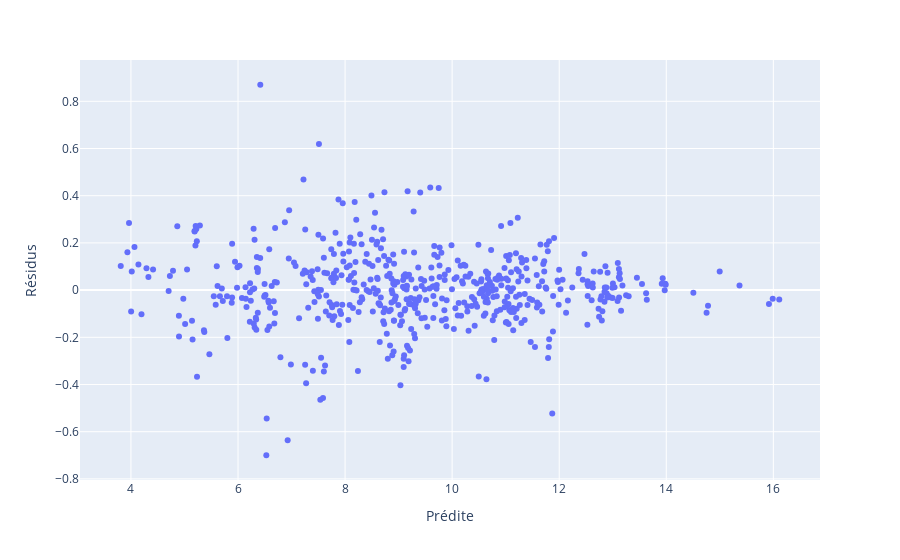

The notebook cell this image was saved under:
### Code cell
fig=px.scatter(x=prev,y=log_y_test-prev,labels={'x': 'Prédite' , 'y': 'Résidus'})
fig.show()

### Figure 1 — Plotly figure (JSON) as saved in the notebook; plotly's stock layout.template omitted (floating-point values rounded to 4 significant figures; data arrays with more than 128 entries replaced by an {"elided": "..."} marker saying what was removed)
{"data": [{"hovertemplate": "Prédite=%{x}<br>Résidus=%{y}<extra></extra>", "legendgroup": "", "marker": {"color": "#636efa", "symbol": "circle"}, "mode": "markers", "name": "", "orientation": "v", "showlegend": false, "type": "scatter", "x": {"elided": "554 float values"}, "xaxis": "x", "y": {"elided": "554 float values"}, "yaxis": "y"}], "layout": {"legend": {"tracegroupgap": 0}, "margin": {"t": 60}, "xaxis": {"anchor": "y", "domain": [0, 1], "title": {"text": "Prédite"}}, "yaxis": {"anchor": "x", "domain": [0, 1], "title": {"text": "Résidus"}}}}
